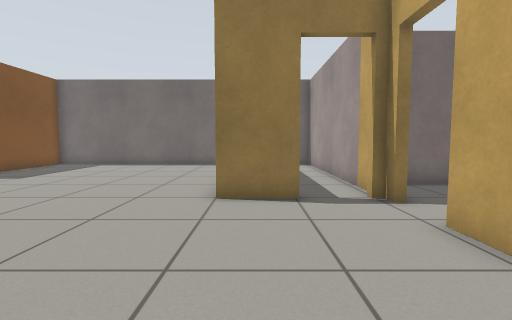
view 1 (above)

22 first-person views from a walk through a Gazebo world. The camera is 0.72 m above the floor, tilts 4° down and sees 85° across. The floor is counted in squares, 0.5 m on a side. Each view is taken from the middle of a square. On the plan, view 1 faces up. The plan holds only what a view shows up to about 14 squares ahead; the rest is blank. The robots in the file are not drawn.

view 2
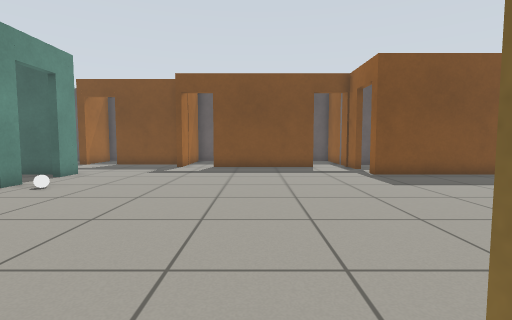

view 3
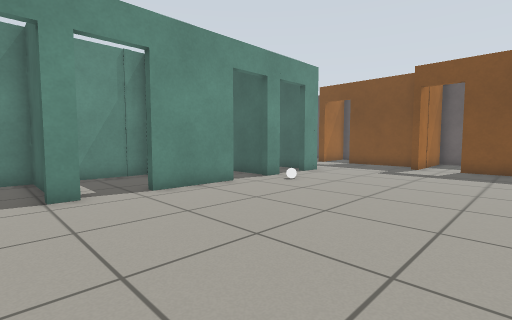

view 4
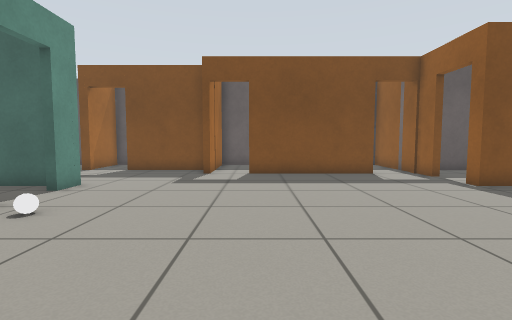

view 5
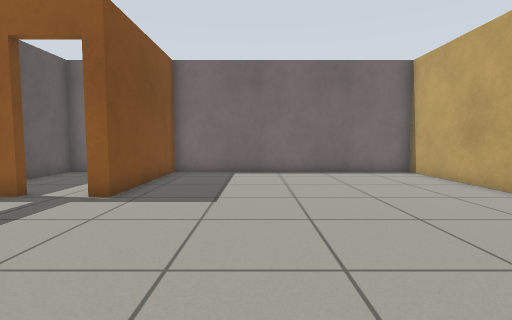

view 6
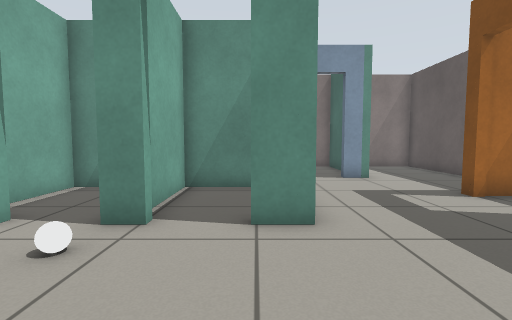

view 7
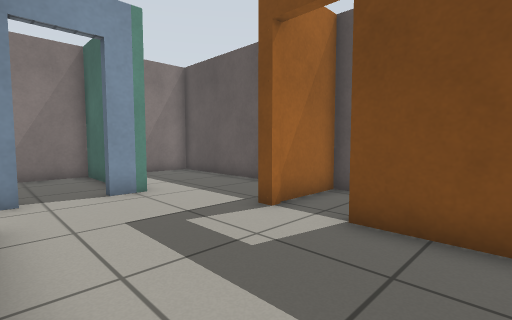

view 8
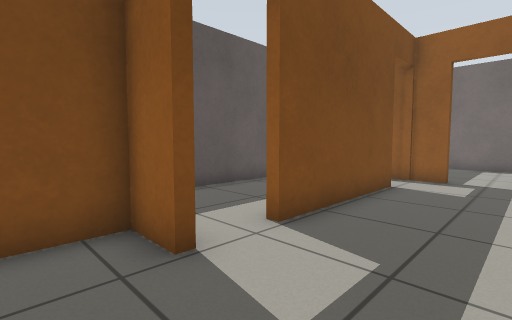

view 9
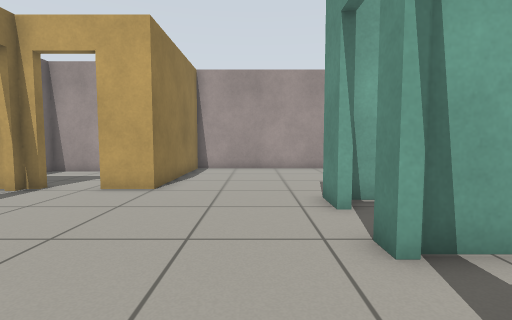

view 10
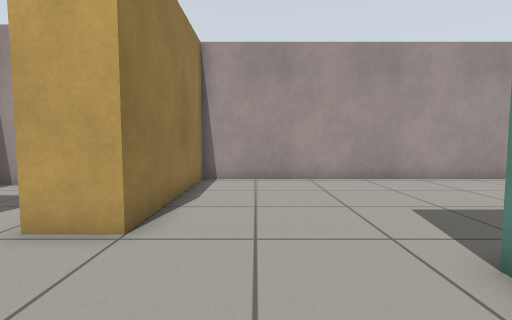

view 11
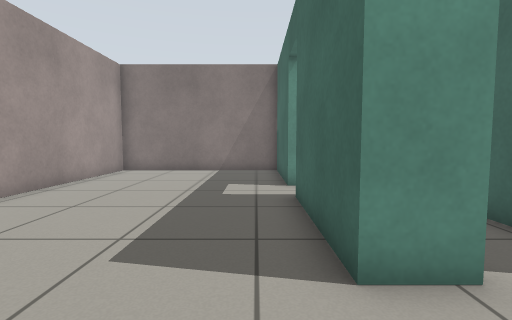

view 12
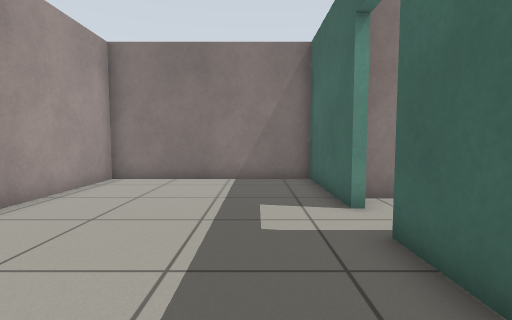

view 13
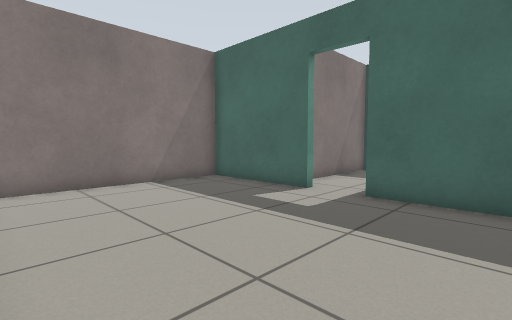

view 14
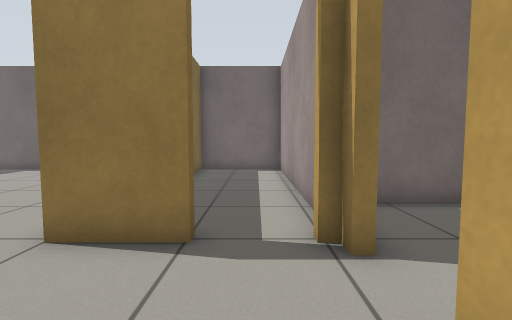

view 15
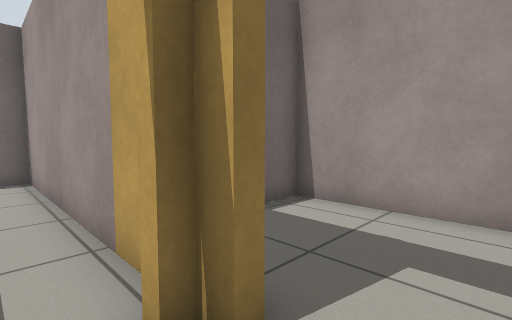

view 16
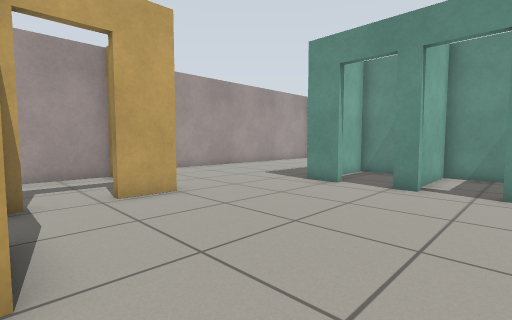

view 17
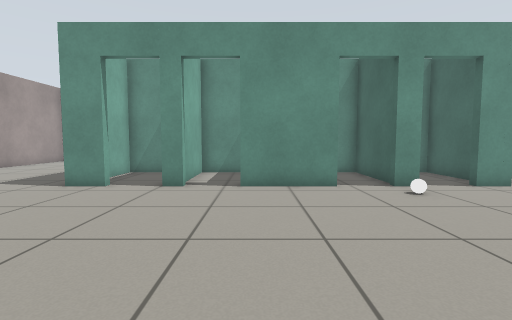

view 18
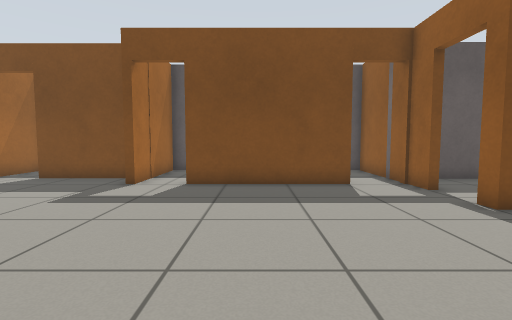

view 19
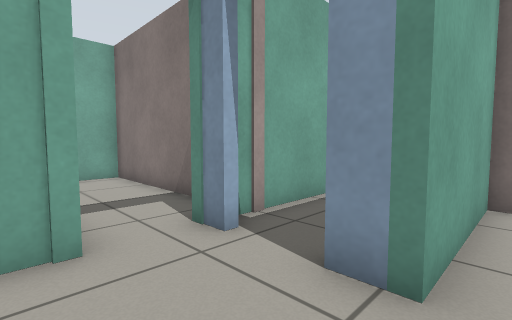

view 20
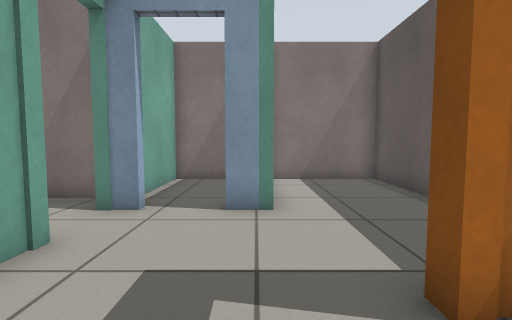

view 21
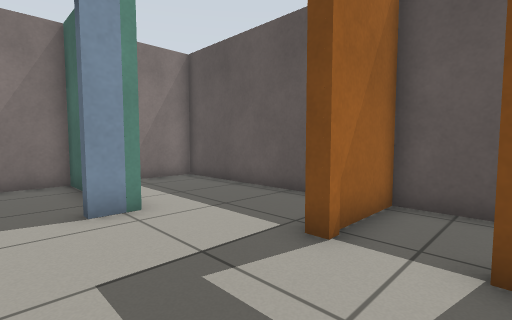

view 22
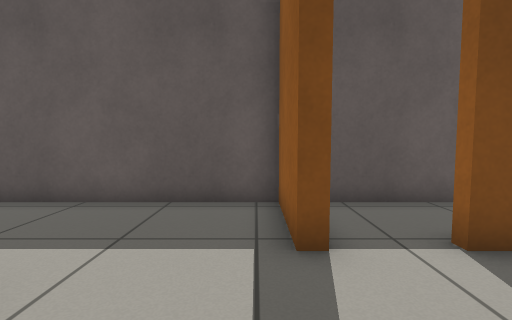

### Floor plan
Points are (right, up) in squares from view 1. A wall is a line through its corners. A room is listed if a view was taken in it or the views show most of it. See-through windows are left out.
Room 1 (views 1, 2, 3, 4, 5, 6, 7, 8, 9, 10, 15, 16, 17, 18, 19, 20, 21, 22)
walls: (-9.3, -1.7) (-8.3, -1.7); (-6.6, -1.7) (-3.5, -1.7); (-15.1, 2) (-15.1, 1.7) (-16.5, 1.7) (-16.5, -2.3); (-12.1, -1.7) (-10.9, -1.7); (-15.1, 9.1) (-15.1, 3.6); (-1.6, -1.7) (-1, -1.7); (-12, -5.9) (-12, -5); (1.1, 6.8) (-1, 6.8); (-1, 11.5) (-1, 16.7) (-11.7, 16.7) (-11.7, 11) (-12.4, 11); (-16.5, -4.2) (-16.5, -4.5) (-19.4, -4.5) (-19.4, -12.4) (-15.4, -12.4) (-15.4, -7.7) (-14.4, -7.7); (0.6, -1.7) (2, -1.7); (3.2, 3) (3.2, 4.6)
ways out: opening at (2, 1) to room 2; open door at (1.5, 7) to room 3; open door at (3, 5.5) to room 4; open door at (-15, 2.5) to room 5; open door at (-14.4, 10.4) to room 6; open door at (-12, -6.5) to room 7; open door at (-1.5, -2) to room 8; open door at (-9, -2) to room 9; open door at (-13.5, -8) to room 10; open door at (-17, -3.5) to room 14
objects: white ball (-8, -1)
Room 2 (views 11, 12, 13, 14)
walls: (2, -7.7) (2, -12.4) (9.4, -12.4) (9.4, 3) (3.2, 3); (2, -1.7) (2, -6.1)
ways out: opening at (2, 1) to room 1; open door at (2, -6.5) to room 11
Room 3 (no view inside)
walls: (3.2, 7.4) (3.2, 16.7) (-0.7, 16.7) (-0.7, 15)
ways out: open door at (1.5, 7) to room 1
Room 4 (no view inside)
walls: (7.9, 3.3) (7.9, 9.4) (4.8, 9.4)
ways out: open door at (3, 5.5) to room 1
Room 5 (no view inside)
walls: (-19.4, 8) (-19.4, 4.6); (-19.4, 2.8) (-19.4, 2) (-15.1, 2); (-14, 11) (-19.4, 11)
ways out: open door at (-15, 2.5) to room 1
Room 6 (no view inside)
walls: (-12.6, 16.7) (-16.5, 16.7) (-16.5, 12.9)
ways out: open door at (-14.4, 10.4) to room 1
Room 7 (no view inside)
walls: (-11.1, -8.9) (-4.5, -8.9) (-4.5, -7.5)
ways out: open door at (-12, -6.5) to room 1
Room 8 (no view inside)
walls: (-5.1, -5.6) (-1.6, -5.6) (-1.6, -1.7)
ways out: open door at (-1.5, -2) to room 1
Room 9 (no view inside)
walls: (-8.5, -2.1) (-8.5, -5.6) (-5.4, -5.6) (-5.4, -3.2)
ways out: open door at (-9, -2) to room 1
Room 10 (no view inside)
walls: (-15.1, -10.1) (-15.1, -12.4) (-12, -12.4) (-12, -8.5)
ways out: open door at (-13.5, -8) to room 1
Room 11 (no view inside)
walls: (-4.2, -8.9) (1.4, -8.9)
ways out: open door at (2, -6.5) to room 2
Room 12 (no view inside)
walls: (-1.3, -3.4) (-1.3, -5.6) (1.7, -5.6) (1.7, -2.2)
Room 13 (no view inside)
walls: (-11.7, -2.5) (-11.7, -5.6) (-8.8, -5.6) (-8.8, -2.7)
Room 14 (no view inside)
walls: (-19.4, -0.4) (-19.4, -4.2) (-16.5, -4.2)
ways out: open door at (-17, -3.5) to room 1

Positions as (right, up) in squares from view 1, and headings:
1: (0, 0), facing up
2: (0, 6), facing left
3: (0, 6), facing down-left
4: (-3, 4), facing left
5: (-8, 4), facing up
6: (-11, 3), facing down
7: (-12, 0), facing down-left
8: (-12, 0), facing up-left
9: (-5, 0), facing right
10: (-1, 1), facing right
11: (3, 1), facing down
12: (4, -2), facing down
13: (9, -3), facing down-left
14: (2, 3), facing up
15: (2, 5), facing up-right
16: (-4, 7), facing down-right
17: (-4, 7), facing down
18: (-6, 6), facing left
19: (-16, -5), facing down-right
20: (-15, -2), facing down
21: (-13, -2), facing down-left
22: (-13, -5), facing left
